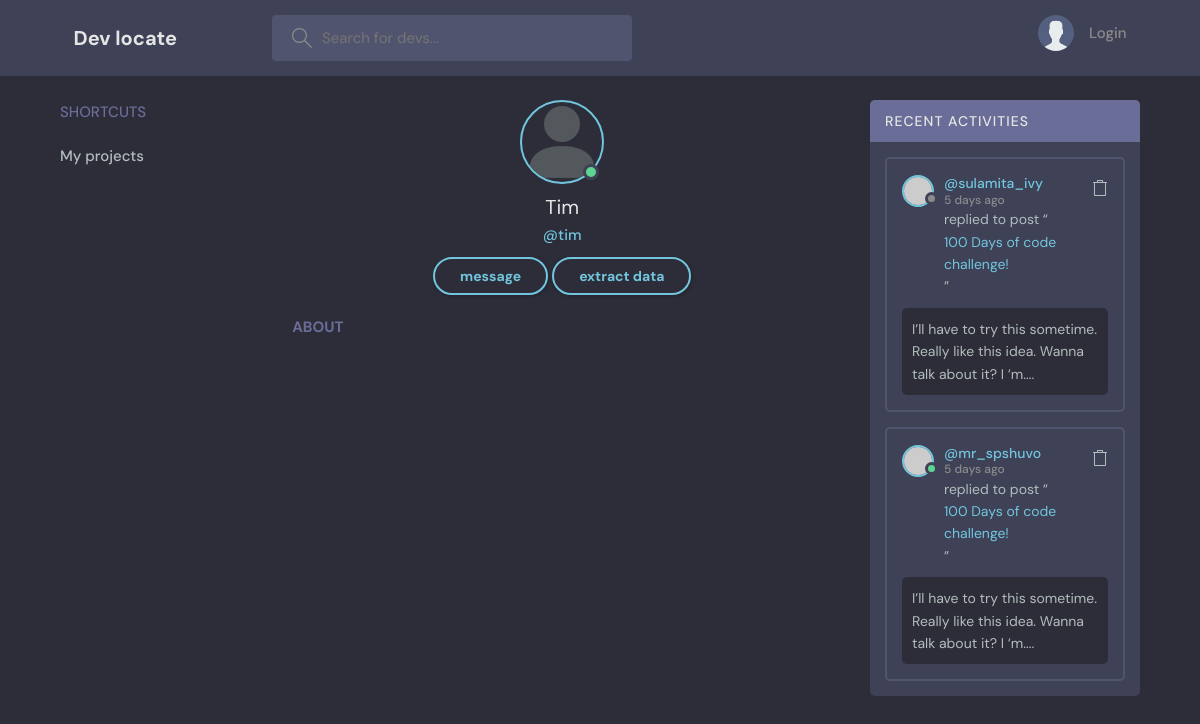
Page /accounts/profile/1/ on the earlier database version.
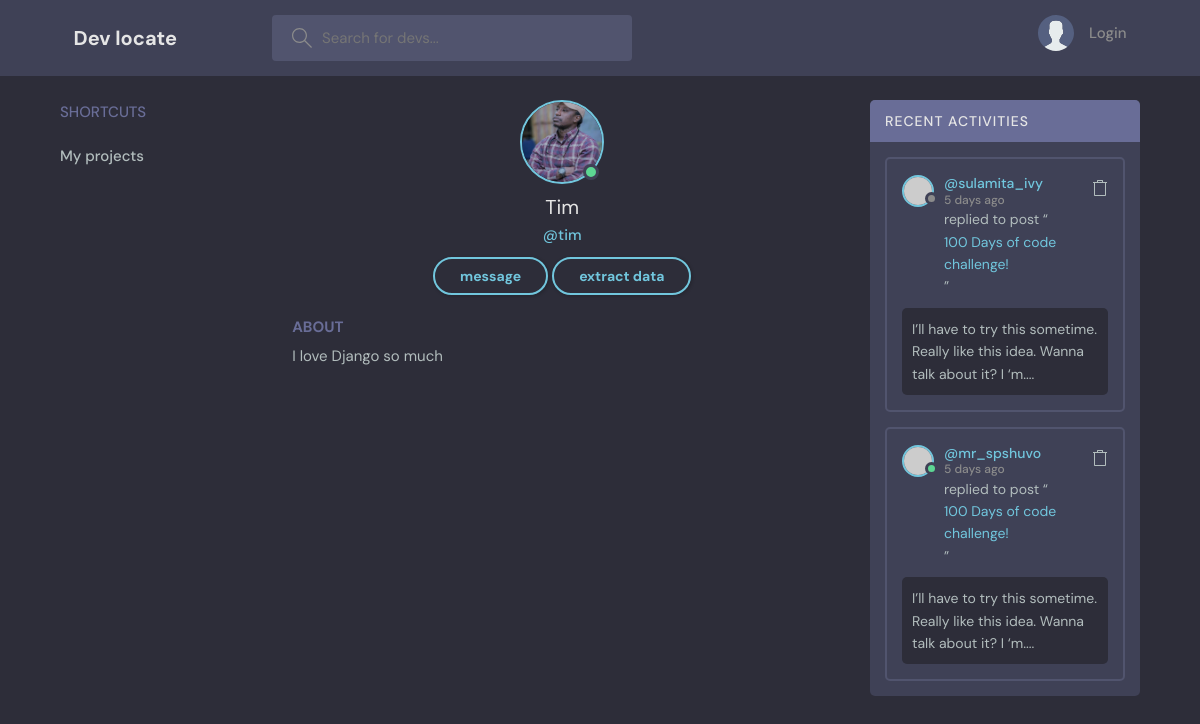
Same page on the later database version.
### accounts/models.py (models this page shows, shortened)
class Engineer(AbstractUser):
    username = models.CharField(max_length=200, null=True)
    email = models.EmailField(unique=True, null=True)
    bio = models.TextField()
    avatar = models.ImageField(default="profile.png")
    country = models.CharField(max_length=200)
    years_of_experience = models.PositiveIntegerField(null=True, blank=True)
    tech_stack = models.CharField(null=True, blank=True, max_length=300)
    inbox = models.ForeignKey(Message, null=True, on_delete=models.CASCADE)
    USERNAME_FIELD = "email"
    REQUIRED_FIELDS = ["username"]

### accounts/views.py (the view)
# urls.py: path("profile/<str:pk>/", EngineerProfile.as_view(), name="profile"),
class EngineerProfile(DetailView):
    model = Engineer
    template_name = "../templates/profile.html"

### templates/profile.html (shortened to what this page needs)
{% extends 'base.html' %}
{% block content %}
<main class="profile-page layout layout--3">
    <div class="container">
        <div class="topics">
            <div class="topics__header">
                <h2>Shortcuts</h2>
            </div>
            <ul class="topics__list">
                <li>
                    <a href="{% url 'projects' engineer.id %}">My projects</a>
                </li>
            </ul>
        </div>
        <div class="roomList">
            <div class="profile">
                <div class="profile__avatar">
                    <div class="avatar avatar--large active">
                        <img src="{{engineer.avatar.url}}" />
                    </div>
                </div>
                <div class="profile__info">
                    <h3>{{engineer.username|title}}</h3>
                    <p>@{{engineer.username}}</p>
                    <a href="{% url 'message' engineer.id %}" class="btn btn--main btn--pill">message</a>
                    <a href="{% url 'json' engineer.id %}" class="btn btn--main btn--pill">extract data</a>
                </div>
                <div class="profile__about">
                    <h3>About</h3>
                    <p>
                        {{engineer.bio}}
                    </p>
                </div>
            </div>
        </div>
        <div class="activities">
            <div class="activities__header">
                <h2>Recent Activities</h2>
            </div>
            <div class="activities__box">
                <div class="activities__boxHeader roomListRoom__header">
                    <a href="profile.html" class="roomListRoom__author">
                        <div class="avatar avatar--small">
                            <img src="https://randomuser.me/api/portraits/women/11.jpg" />
                        </div>
                        <p>
                            @sulamita_ivy
                            <span>5 days ago</span>
                        </p>
                    </a>
                    <div class="roomListRoom__actions">
                        <a href="#">
                        </a>
                    </div>
                </div>
                <div class="activities__boxContent">
                    <p>replied to post “<a href="room.html">100 Days of code challenge!</a>”</p>
                    <div class="activities__boxRoomContent">
                        I’ll have to try this sometime. Really like this idea. Wanna talk about it? I ‘m....
                    </div>
                </div>
            </div>
            <div class="activities__box">
                <div class="activities__boxHeader roomListRoom__header">
                    <a href="profile.html" class="roomListRoom__author">
                        <div class="avatar avatar--small active">
                            <img src="https://randomuser.me/api/portraits/men/13.jpg" />
                        </div>
                        <p>
                            @mr_spshuvo
                            <span>5 days ago</span>
                        </p>
                    </a>
                    <div class="roomListRoom__actions">
                        <a href="#">
                        </a>
                    </div>
                </div>
                <div class="activities__boxContent">
                    <p>replied to post “<a href="room.html">100 Days of code challenge!</a>”</p>
                    <div class="activities__boxRoomContent">
                        I’ll have to try this sometime. Really like this idea. Wanna talk about it? I ‘m....
                    </div>
                </div>
            </div>
        </div>
    </div>
</main>
{% endblock %}

Differences in the rows shown:
changed Engineer "Tim": avatar: picture added in place of a placeholder; bio (not shown) → "I love Django so much"
